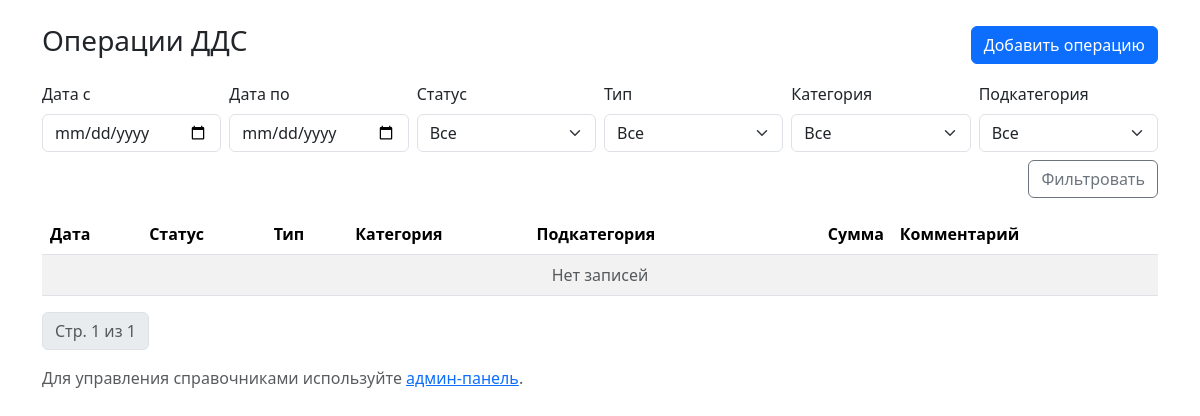
The page /api/v1/ on the database as committed earlier.
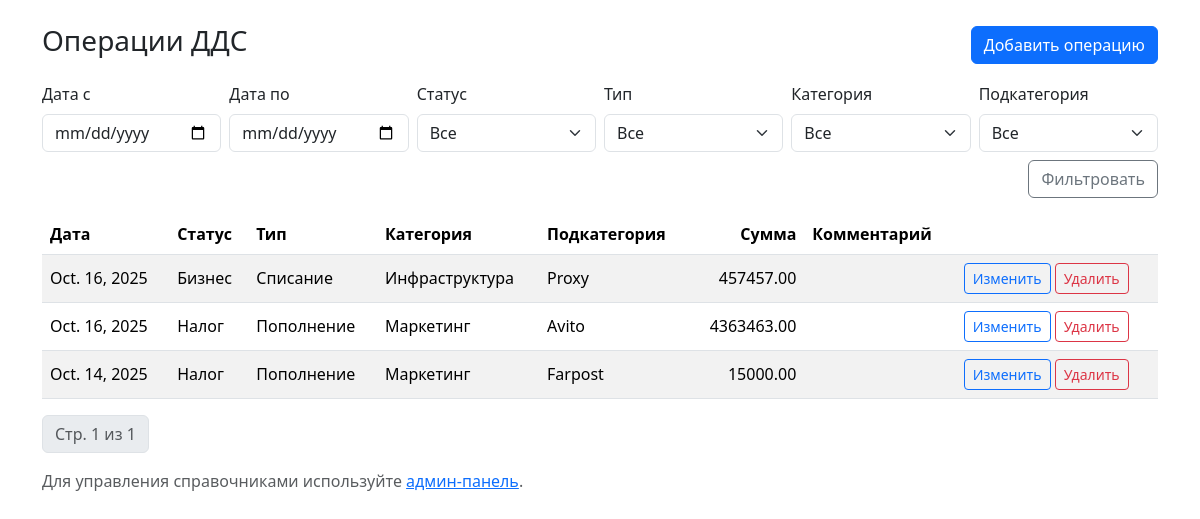
The same page on the database as committed later.
### dds/models.py (models this page shows, shortened)
class Movement(models.Model):
    created_at = models.DateField(default=timezone.now)
    status = models.ForeignKey(Status, on_delete=models.PROTECT, related_name='movements', null=True, blank=True)
    movement_type = models.ForeignKey(MovementType, on_delete=models.PROTECT, related_name='movements')
    category = models.ForeignKey(Category, on_delete=models.PROTECT, related_name='movements')
    subcategory = models.ForeignKey(SubCategory, on_delete=models.PROTECT, related_name='movements')
    amount = models.DecimalField(max_digits=12, decimal_places=2)
    comment = models.TextField(blank=True)
    class Meta:
        ordering = ['-created_at', 'id']
        verbose_name = 'Операция ДДС'
        verbose_name_plural = 'Операции ДДС'

class Status(models.Model):
    name = models.CharField(max_length=64, unique=True)
    class Meta:
        verbose_name = 'Статус'
        verbose_name_plural = 'Статусы'

class MovementType(models.Model):
    name = models.CharField(max_length=64, unique=True)
    class Meta:
        verbose_name = 'Тип операции'
        verbose_name_plural = 'Типы операций'

class Category(models.Model):
    name = models.CharField(max_length=128)
    movement_type = models.ForeignKey(
        MovementType,
        on_delete=models.CASCADE,
        related_name='categories',
    )
    class Meta:
        unique_together = ('name', 'movement_type')
        verbose_name = 'Категория'
        verbose_name_plural = 'Категории'

class SubCategory(models.Model):
    name = models.CharField(max_length=128)
    category = models.ForeignKey(
        Category,
        on_delete=models.CASCADE,
        related_name='subcategories',
    )
    class Meta:
        unique_together = ('name', 'category')
        verbose_name = 'Подкатегория'
        verbose_name_plural = 'Подкатегории'

### dds/views.py (the view)
# urls.py: path('', MovementListView.as_view(), name='movement_list'),
class MovementListView(View):
    def get(self, request):
        qs = Movement.objects.select_related(
            'status', 'movement_type', 'category', 'subcategory'
        ).all()
        date_from = parse_date(request.GET.get('date_from') or '')
        date_to = parse_date(request.GET.get('date_to') or '')
        status_id = request.GET.get('status')
        mt_id = request.GET.get('movement_type')
        category_id = request.GET.get('category')
        subcategory_id = request.GET.get('subcategory')
        if date_from:
            qs = qs.filter(created_at__gte = date_from)
        if date_to:
            qs = qs.filter(created_at__lte = date_to)
        if status_id:
            qs = qs.filter(status_id = status_id)
        if mt_id:
            qs = qs.filter(movement_type_id = mt_id)
        if category_id:
            qs = qs.filter(category_id = category_id)
        if subcategory_id:
            qs = qs.filter(subcategory_id = subcategory_id)
        paginator = Paginator(qs, 20)
        page = request.GET.get('page')
        page_obj = paginator.get_page(page)
        context = {
            "page_obj": page_obj,
            "statuses": Status.objects.all(),
            "movement_types": MovementType.objects.all(),
            "categories": Category.objects.all(),
            "subcategories": SubCategory.objects.all(),
            "filters": {
                "date_from": request.GET.get("date_from", ""),
                "date_to": request.GET.get("date_to", ""),
                "status": status_id or "",
                "movement_type": mt_id or "",
                "category": category_id or "",
                "subcategory": subcategory_id or "",
            },
        }
        return render(request, 'dds/movement_list.html', context)

### templates/dds/movement_list.html (shortened to what this page needs)
{% load static %}
<!doctype html>
<html lang="ru">
<head>
  <link href="https://cdn.jsdelivr.net/npm/bootstrap@5.3.3/dist/css/bootstrap.min.css" rel="stylesheet">
</head>
<body>
<div class="container py-4">
  <div class="d-flex justify-content-between align-items-center mb-3">
    <h1 class="h3">Операции ДДС</h1>
    <a class="btn btn-primary" href="{% url 'movement_create' %}">Добавить операцию</a>
  </div>
  <form class="row g-2 mb-3" method="get">
    <div class="col-md-2">
      <label class="form-label">Дата с</label>
      <input type="date" class="form-control" name="date_from" value="{{ filters.date_from }}">
    </div>
    <div class="col-md-2">
      <label class="form-label">Дата по</label>
      <input type="date" class="form-control" name="date_to" value="{{ filters.date_to }}">
    </div>
    <div class="col-md-2">
      <label class="form-label">Статус</label>
      <select class="form-select" name="status">
        <option value="">Все</option>
      </select>
    </div>
    <div class="col-md-2">
      <label class="form-label">Тип</label>
      <select class="form-select" name="movement_type" id="filter_movement_type">
        <option value="">Все</option>
      </select>
    </div>
    <div class="col-md-2">
      <label class="form-label">Категория</label>
      <select class="form-select" name="category" id="filter_category">
        <option value="">Все</option>
      </select>
    </div>
    <div class="col-md-2">
      <label class="form-label">Подкатегория</label>
      <select class="form-select" name="subcategory" id="filter_subcategory">
        <option value="">Все</option>
      </select>
    </div>
    <div class="col-12 d-flex justify-content-end">
      <button class="btn btn-outline-secondary">Фильтровать</button>
    </div>
  </form>
  <div class="table-responsive">
    <table class="table table-striped align-middle">
      <thead>
        <tr>
          <th>Дата</th>
          <th>Статус</th>
          <th>Тип</th>
          <th>Категория</th>
          <th>Подкатегория</th>
          <th class="text-end">Сумма</th>
          <th>Комментарий</th>
          <th></th>
        </tr>
      </thead>
      <tbody>
        {% for m in page_obj.object_list %}
        <tr>
          <td>{{ m.created_at }}</td>
          <td>{{ m.status.name }}</td>
          <td>{{ m.movement_type.name }}</td>
          <td>{{ m.category.name }}</td>
          <td>{{ m.subcategory.name }}</td>
          <td class="text-end">{{ m.amount }}</td>
          <td>{{ m.comment|default:"" }}</td>
          <td class="text-nowrap">
            <a class="btn btn-sm btn-outline-primary" href="{% url 'movement_edit' m.id %}">Изменить</a>
            <form method="post" action="{% url 'movement_delete' m.id %}" style="display:inline">{% csrf_token %}
              <button class="btn btn-sm btn-outline-danger" onclick="return confirm('Удалить запись?')">Удалить</button>
            </form>
          </td>
        </tr>
        {% empty %}
        <tr><td colspan="8" class="text-center text-muted">Нет записей</td></tr>
        {% endfor %}
      </tbody>
    </table>
  </div>
  <nav aria-label="Страницы">
    <ul class="pagination">
      <li class="page-item disabled"><span class="page-link">Стр. {{ page_obj.number }} из {{ page_obj.paginator.num_pages }}</span></li>
    </ul>
  </nav>
  <p class="text-muted">Для управления справочниками используйте <a href="/admin/">админ-панель</a>.</p>
</div>
</body>
</html>

Rows that differ between the two databases and show on the page:
added Movement: created_at "Oct. 16, 2025", status.name "Бизнес", movement_type.name "Списание", category.name "Инфраструктура", subcategory.name "Proxy", amount "457457.00"
added Movement: created_at "Oct. 16, 2025", status.name "Налог", movement_type.name "Пополнение", category.name "Маркетинг", subcategory.name "Avito", amount "4363463.00"
added Movement: created_at "Oct. 14, 2025", status.name "Налог", movement_type.name "Пополнение", category.name "Маркетинг", subcategory.name "Farpost", amount "15000.00"
Other text that changed with them:
text no longer shown: "Нет записей"
